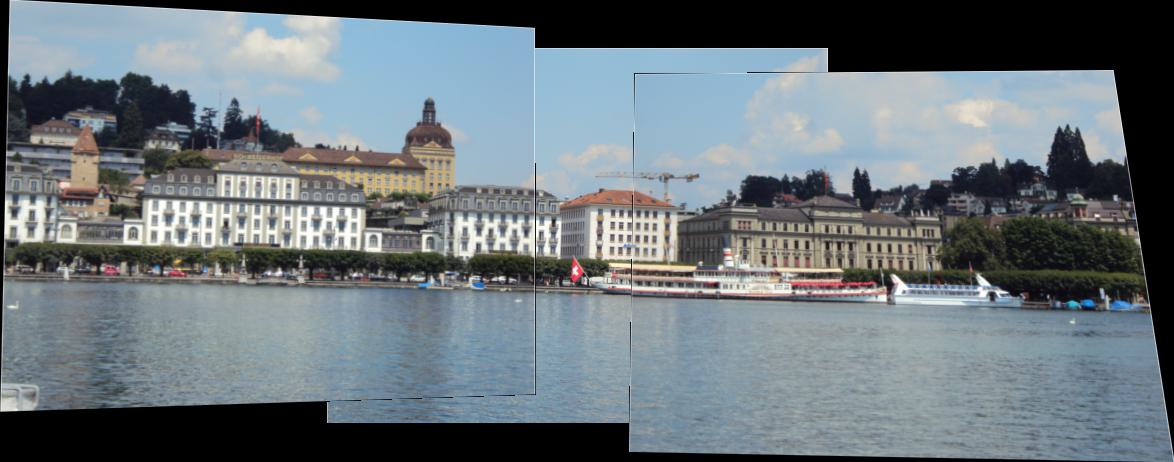
#> input picture MP3-Image Stitch/3_image.jpg, 1174 x 462 px
$ python -i assignment3_part1.py   (imports and definitions only)
#> lines starting #> are read from the running program, lines starting #| are printed output that depends on the picture; after the words box and inside, x2 and y2 are one past the last pixel; in counts of white or black regions, pixels touching at a corner belong together
# imports
import numpy as np
import skimage
import cv2
import matplotlib.pyplot as plt
from scipy.spatial import distance
import scipy


##############################################
### Provided code - nothing to change here ###
##############################################

"""
Harris Corner Detector
Usage: Call the function harris(filename) for corner detection
Reference   (Code adapted from):
             http://www.kaij.org/blog/?p=89
             Kai Jiang - Harris Corner Detector in Python

"""
from pylab import *
from scipy import signal
from scipy import *
import numpy as np
from PIL import Image

def harris(filename, min_distance = 10, threshold = 0.1):
    """
    filename: Path of image file
    threshold: (optional)Threshold for corner detection
    min_distance : (optional)Minimum number of pixels separating
     corners and image boundary
    """
#> called with filename = '3_image.jpg', min_distance = 10, threshold = 0.1
    im = np.array(Image.open(filename).convert("L"))
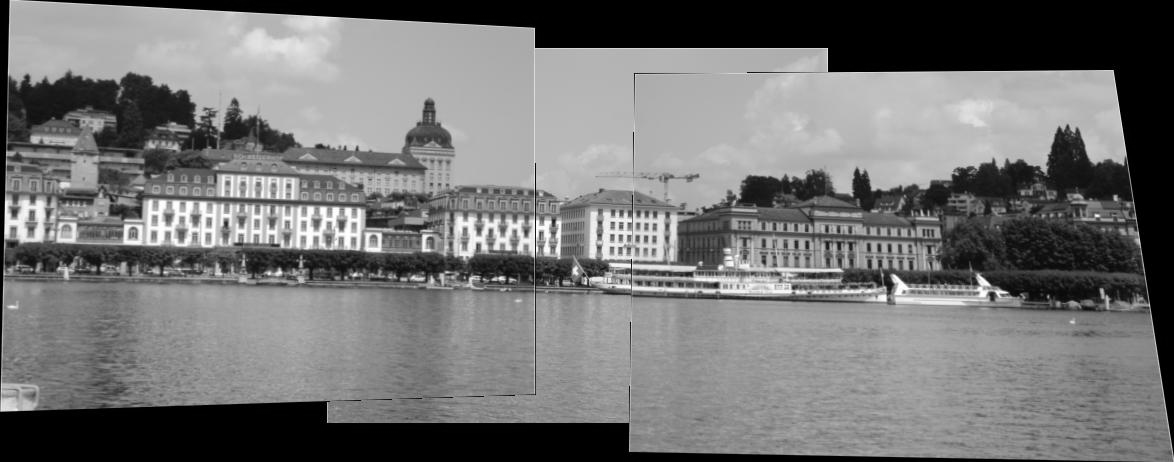
#> im: shape (462, 1174); min 0, max 255, mean 115.8
    harrisim = compute_harris_response(im)
    filtered_coords = get_harris_points(harrisim,min_distance, threshold)
    plot_harris_points(im, filtered_coords)

def gauss_derivative_kernels(size, sizey=None):
    """ returns x and y derivatives of a 2D
        gauss kernel array for convolutions """
    size = int(size)
    if not sizey:
        sizey = size
    else:
        sizey = int(sizey)
    y, x = mgrid[-size:size+1, -sizey:sizey+1]
    #x and y derivatives of a 2D gaussian with standard dev half of size
    # (ignore scale factor)
    gx = - x * exp(-(x**2/float((0.5*size)**2)+y**2/float((0.5*sizey)**2)))
    gy = - y * exp(-(x**2/float((0.5*size)**2)+y**2/float((0.5*sizey)**2)))
    return gx,gy

def gauss_kernel(size, sizey = None):
    """ Returns a normalized 2D gauss kernel array for convolutions """
    size = int(size)
    if not sizey:
        sizey = size
    else:
        sizey = int(sizey)
    x, y = mgrid[-size:size+1, -sizey:sizey+1]
    g = exp(-(x**2/float(size)+y**2/float(sizey)))
    return g / g.sum()

def compute_harris_response(im):
    """ compute the Harris corner detector response function
        for each pixel in the image"""
    #derivatives
    gx,gy = gauss_derivative_kernels(3)
    imx = signal.convolve(im,gx, mode='same')
    imy = signal.convolve(im,gy, mode='same')
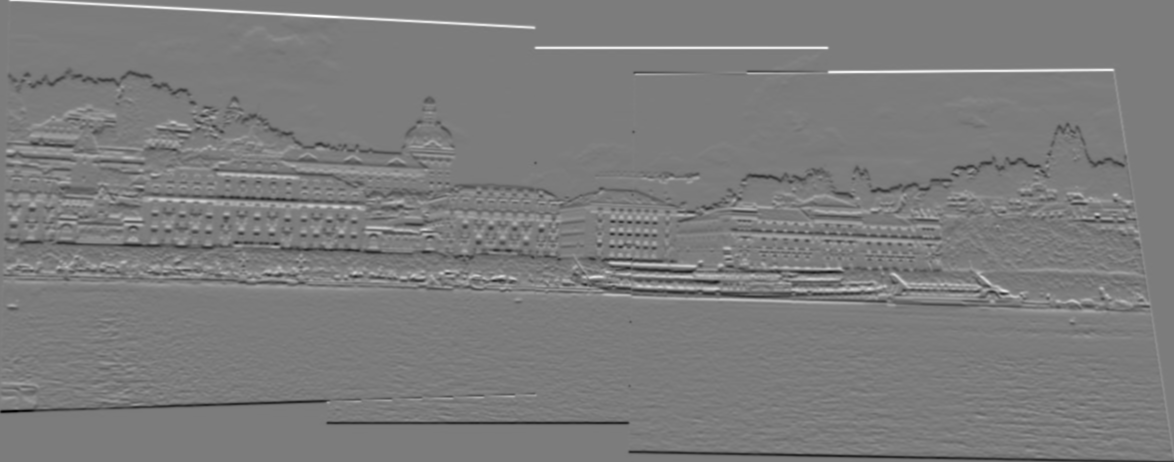
#> imy: shape (462, 1174) float64; min -603.4, max 633.1, mean 0; drawn with min black and max white
    #kernel for blurring
    gauss = gauss_kernel(3)
    #compute components of the structure tensor
    Wxx = signal.convolve(imx*imx,gauss, mode='same')
    Wxy = signal.convolve(imx*imy,gauss, mode='same')
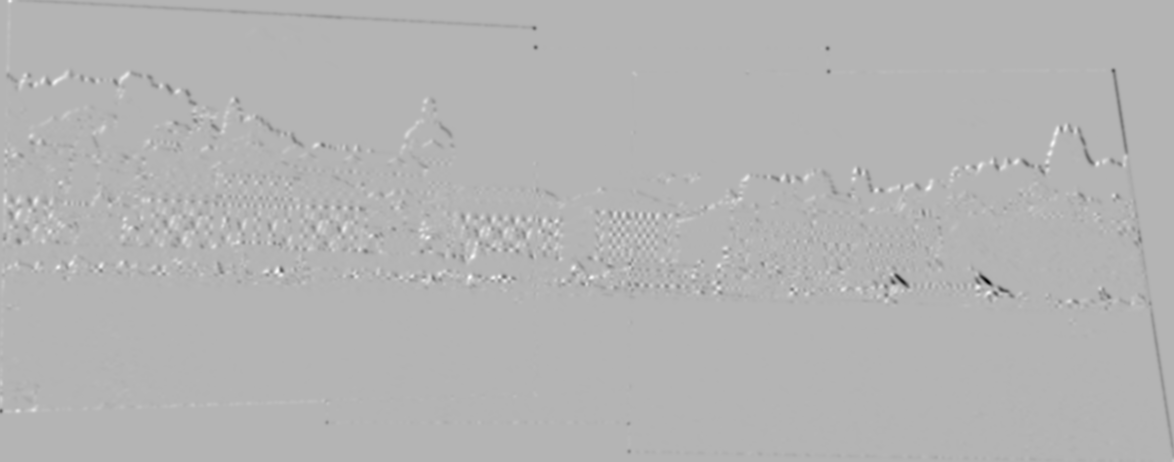
#> Wxy: shape (462, 1174) float64; min -89515.1, max 37116.2, mean -138.7; drawn with min black and max white
    Wyy = signal.convolve(imy*imy,gauss, mode='same')
    #determinant and trace
    Wdet = Wxx*Wyy - Wxy**2
    Wtr = Wxx + Wyy
    return Wdet / Wtr
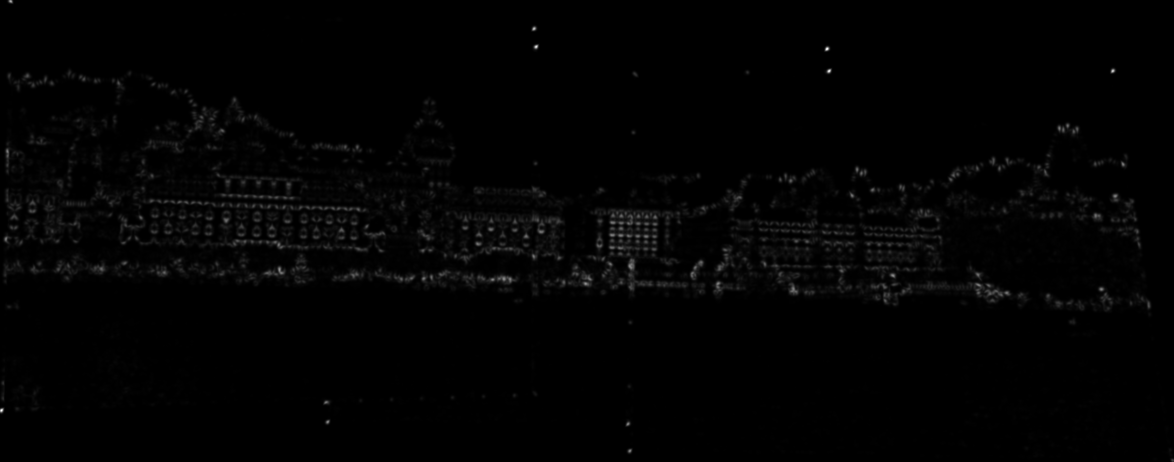
#> returned value: shape (462, 1174) float64; 0.03% of the values are NaN or infinite; the others: min -4.69e-09, max 35251.1, mean 405.5; drawn with min black, max white, NaN and infinite black

def get_harris_points(harrisim, min_distance=10, threshold=0.1):
    """ return corners from a Harris response image
        min_distance is the minimum nbr of pixels separating
        corners and image boundary"""
#> called with min_distance = 10, threshold = 0.1
    #find top corner candidates above a threshold
    corner_threshold = max(harrisim.ravel()) * threshold
#> corner_threshold = 3525.1
    harrisim_t = (harrisim > corner_threshold) * 1
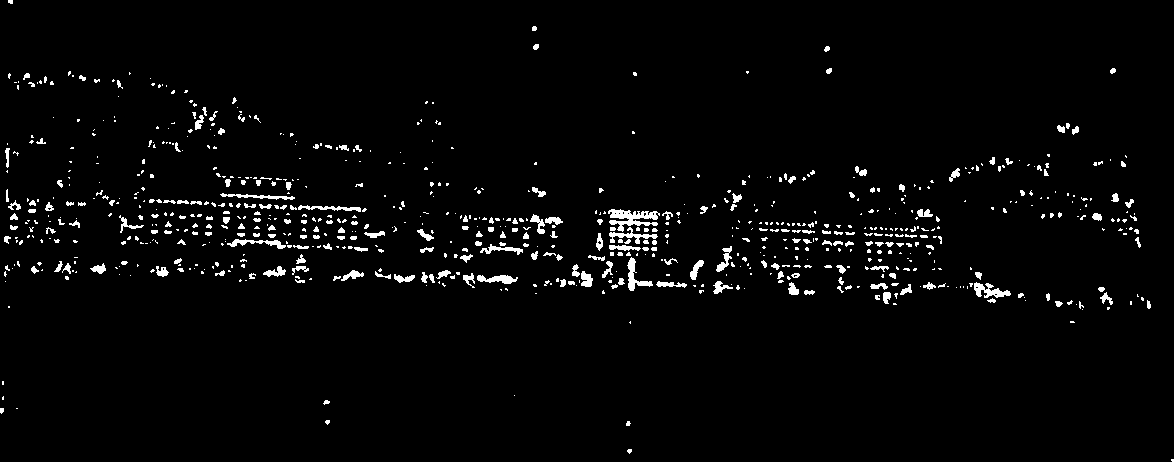
#> harrisim_t: shape (462, 1174) int64; values 0 (black) and 1 (white), 2.8% white; 785 white regions (563 under 20 px), largest, box (x1, y1, x2, y2) and area: (608, 209, 660, 232) 569, (974, 282, 1011, 298) 293, (627, 257, 653, 291) 287
    #get coordinates of candidates
    candidates = harrisim_t.nonzero()
#> candidates = 15113 positions, rows 0 to 461, columns 0 to 1173
    coords = [ (candidates[0][c],candidates[1][c]) for c in range(len(candidates[0]))]
#> coords = 15113 pairs, first value 0 to 461, second value 0 to 1173
    #...and their values
    candidate_values = [harrisim[c[0]][c[1]] for c in coords]
#> candidate_values = 15113 values, max 35251.1 at index 15039, min 3525.2 at index 453, mean 5746.5
    #sort candidates
    index = argsort(candidate_values)
#> index = 15113 values, max 15112 at index 10965, min 0 at index 11917, mean 7556
    #store allowed point locations in array
    allowed_locations = zeros(harrisim.shape)
    allowed_locations[min_distance:-min_distance,min_distance:-min_distance] = 1
    #select the best points taking min_distance into account
    filtered_coords = []
    for i in index:
        if allowed_locations[coords[i][0]][coords[i][1]] == 1:
            filtered_coords.append(coords[i])
            allowed_locations[(coords[i][0]-min_distance):(coords[i][0]+min_distance),
                (coords[i][1]-min_distance):(coords[i][1]+min_distance)] = 0
#> this loop made 15113 passes
#> i on passes 1 to 3: 453, 1496, 1575
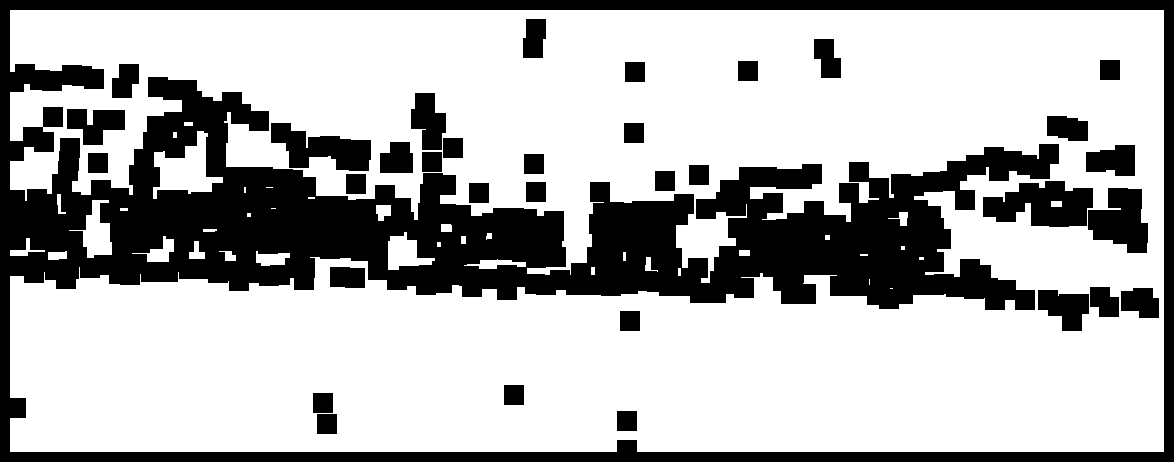
#> allowed_locations: shape (462, 1174) float64; values 0 (black) and 1 (white), 70.2% white; 34 black regions, largest, box (x1, y1, x2, y2) and area: (0, 0, 1174, 462) 133773, (983, 181, 1093, 227) 3517, (271, 123, 371, 171) 2740
#> after the loop, filtered_coords = 464 pairs, first value 29 to 450, second value 10 to 1149
    return filtered_coords

def plot_harris_points(image, filtered_coords):
    """ plots corners found in image"""
    figure()
    gray()
    imshow(image)
    plot([p[1] for p in filtered_coords],[p[0] for p in filtered_coords],'r*')
    axis('off')
    show()
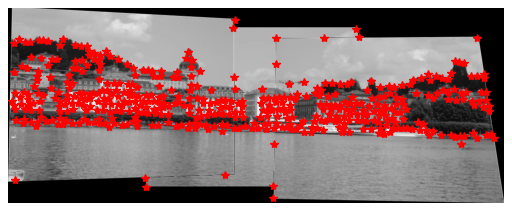
#> figure drawn by matplotlib, 1 panel

# Usage:
#harris('./path/to/image.jpg')


# Provided code for plotting inlier matches between two images

# [17 lines left out: function plot_inlier_matches, not called in this run]

# Usage:
# fig, ax = plt.subplots(figsize=(20,10))
# plot_inlier_matches(ax, img1, img2, computed_inliers)


#######################################
### Your implementation starts here ###
#######################################

# See assignment page for the instructions!

>>> result = harris('3_image.jpg')

$ run again, on MP3-Image Stitch/extra_credit.jpg
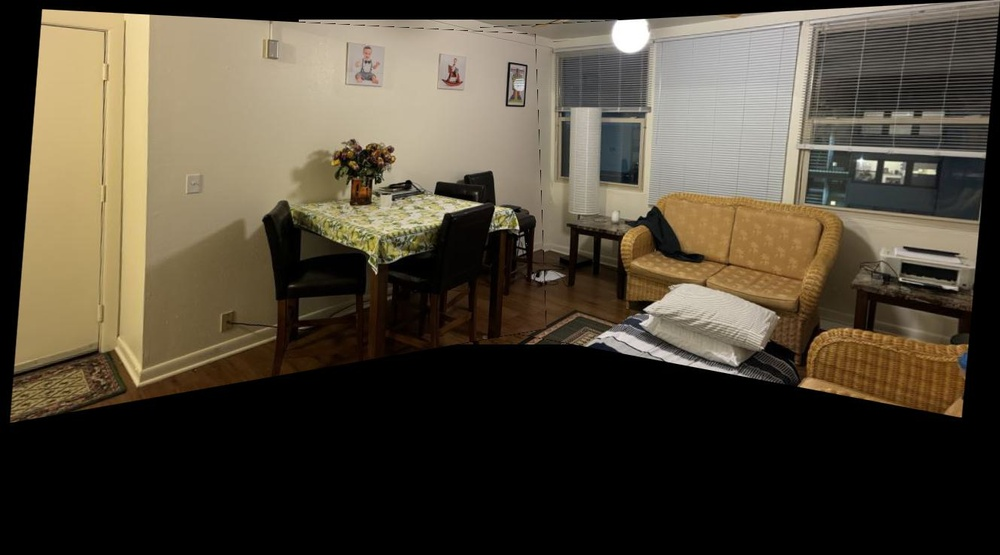
#> input picture MP3-Image Stitch/extra_credit.jpg, 1000 x 555 px, shrunk from 1329 x 738 before the run
#> corner_threshold = 2784.1
#> in get_harris_points, `harrisim_t = (harrisim > corner_threshold) * 1`:
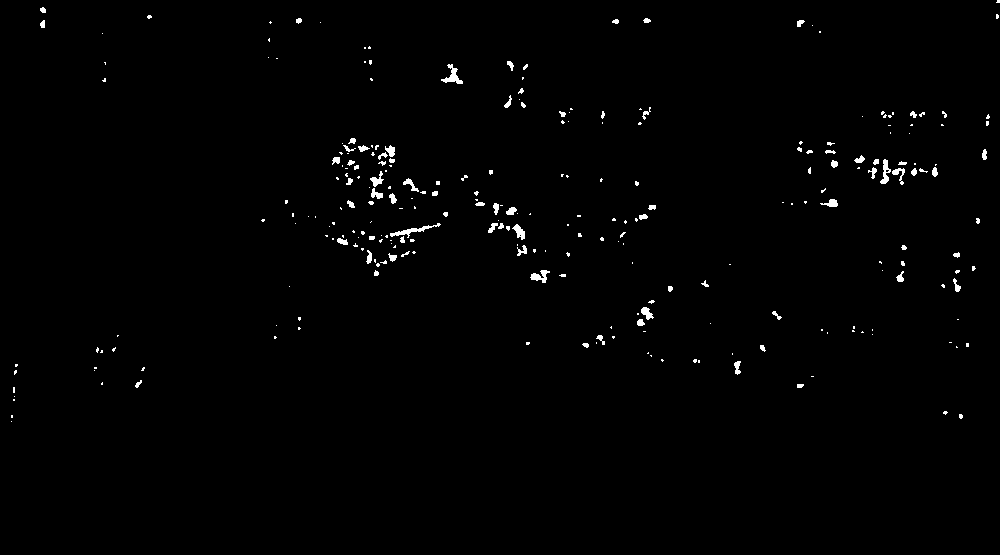
#> harrisim_t: shape (555, 1000) int64; values 0 (black) and 1 (white), 0.9% white; 268 white regions (189 under 20 px), largest, box (x1, y1, x2, y2) and area: (390, 223, 441, 238) 184, (441, 64, 463, 84) 170, (530, 270, 550, 283) 132
#> candidates = 4968 positions, rows 0 to 421, columns 11 to 999
#> coords = 4968 pairs, first value 0 to 421, second value 11 to 999
#> candidate_values = 4968 values, max 27840.9 at index 4338, min 2784.7 at index 1138, mean 5034.8
#> index = 4968 values, max 4967 at index 843, min 0 at index 3739, mean 2483.5
#> the loop in get_harris_points, `for i in index:` made 4968 passes
#> i on passes 1 to 3: 1138, 3959, 2673
#> after the loop in get_harris_points, `for i in index:`: filtered_coords = 199 pairs, first value 18 to 415, second value 12 to 989
#> in plot_harris_points, `show()`:
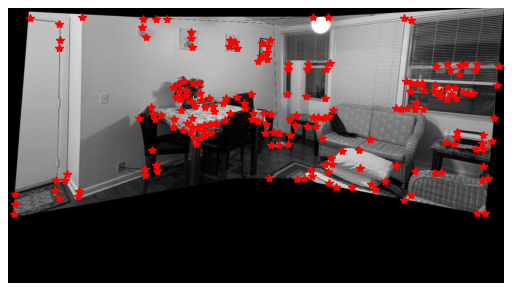
#> figure drawn by matplotlib, 1 panel

$ run again, on MP3-Image Stitch/extra_credit_2images.jpg
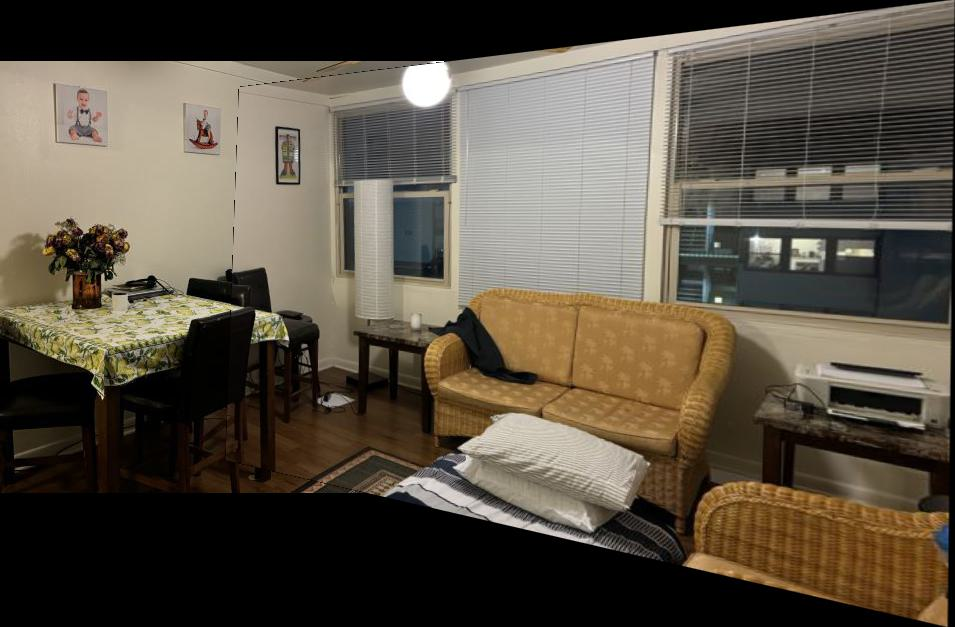
#> input picture MP3-Image Stitch/extra_credit_2images.jpg, 955 x 627 px
#> corner_threshold = 2896.4
#> in get_harris_points, `harrisim_t = (harrisim > corner_threshold) * 1`:
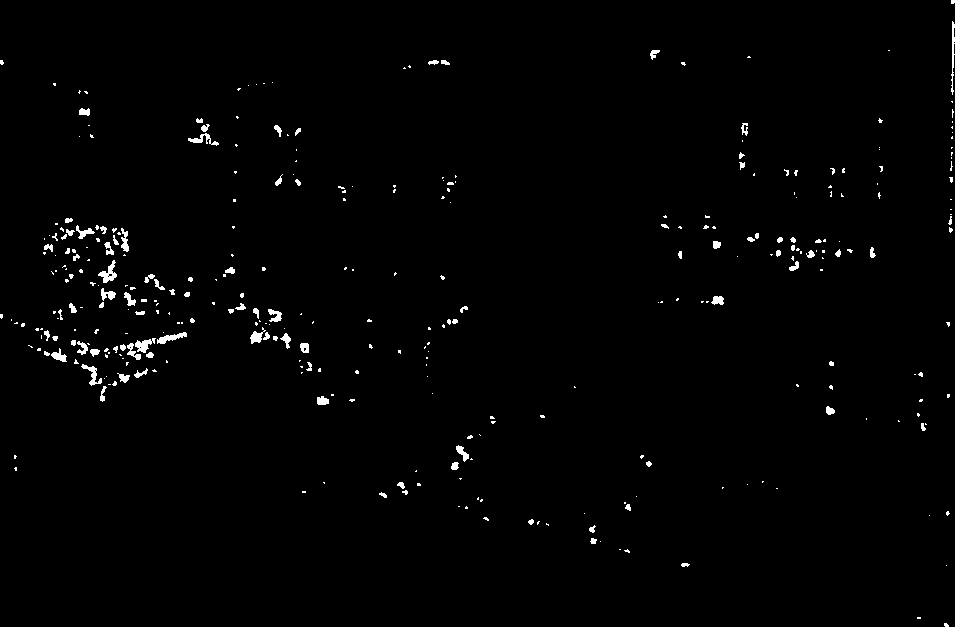
#> harrisim_t: shape (627, 955) int64; values 0 (black) and 1 (white), 1.1% white; 344 white regions (245 under 20 px), largest, box (x1, y1, x2, y2) and area: (98, 260, 117, 283) 184, (157, 332, 187, 344) 160, (135, 338, 156, 353) 158
#> candidates = 6714 positions, rows 0 to 626, columns 0 to 954
#> coords = 6714 pairs, first value 0 to 626, second value 0 to 954
#> candidate_values = 6714 values, max 28963.9 at index 3646, min 2896.7 at index 155, mean 4923.4
#> index = 6714 values, max 6713 at index 2724, min 0 at index 1506, mean 3356.5
#> the loop in get_harris_points, `for i in index:` made 6714 passes
#> i on passes 1 to 3: 155, 274, 5747
#> after the loop in get_harris_points, `for i in index:`: filtered_coords = 242 pairs, first value 50 to 566, second value 11 to 929
#> in plot_harris_points, `show()`:
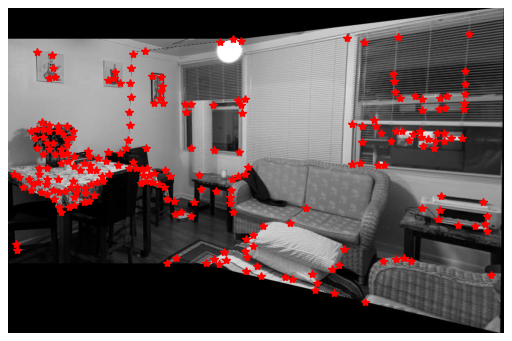
#> figure drawn by matplotlib, 1 panel

$ run again, on MP3-Image Stitch/extra_credit_2images_matches.jpg
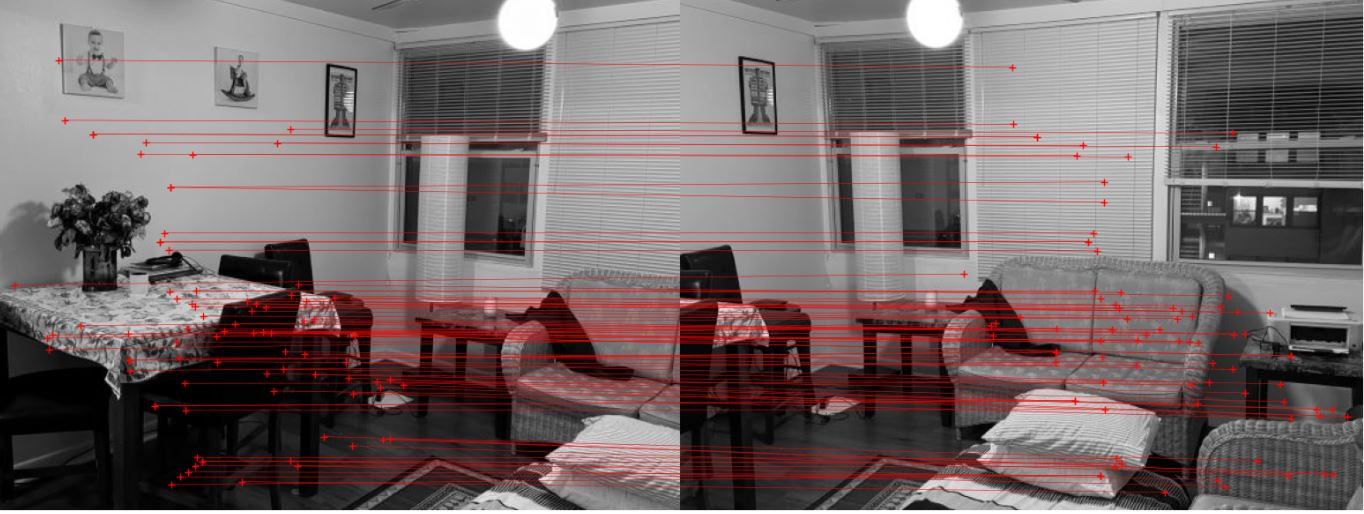
#> input picture MP3-Image Stitch/extra_credit_2images_matches.jpg, 1364 x 514 px
#> corner_threshold = 5191.2
#> harrisim_t: shape (514, 1364) int64; values 0 (black) and 1 (white), 0.25% white in thin lines or dots
#> candidates = 1746 positions, rows 0 to 513, columns 0 to 1363
#> coords = 1746 pairs, first value 0 to 513, second value 0 to 1363
#> candidate_values = 1746 values, max 51912.3 at index 1723, min 5191.2 at index 261, mean 8070.3
#> index = 1746 values, max 1745 at index 1728, min 0 at index 1484, mean 872.5
#> the loop in get_harris_points, `for i in index:` made 1746 passes
#> i on passes 1 to 3: 261, 203, 1294
#> after the loop in get_harris_points, `for i in index:`: filtered_coords = 148 pairs, first value 13 to 502, second value 50 to 1347
#> in plot_harris_points, `show()`:
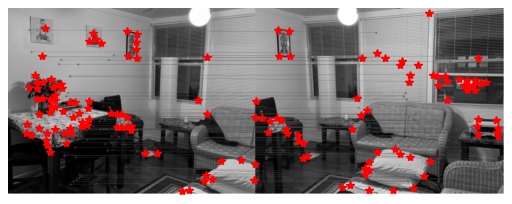
#> figure drawn by matplotlib, 1 panel
